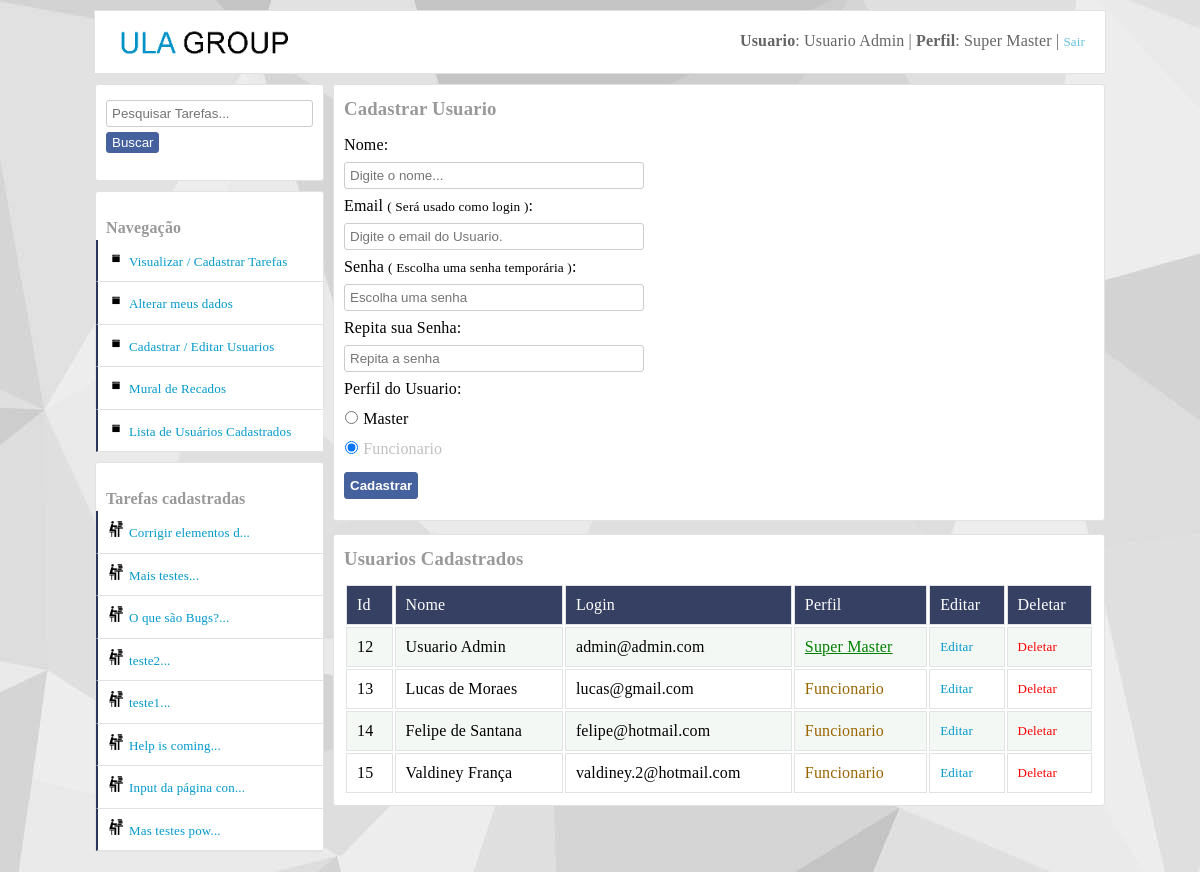
The app's page /cadastrar_usuarios.php (signed in), older data.
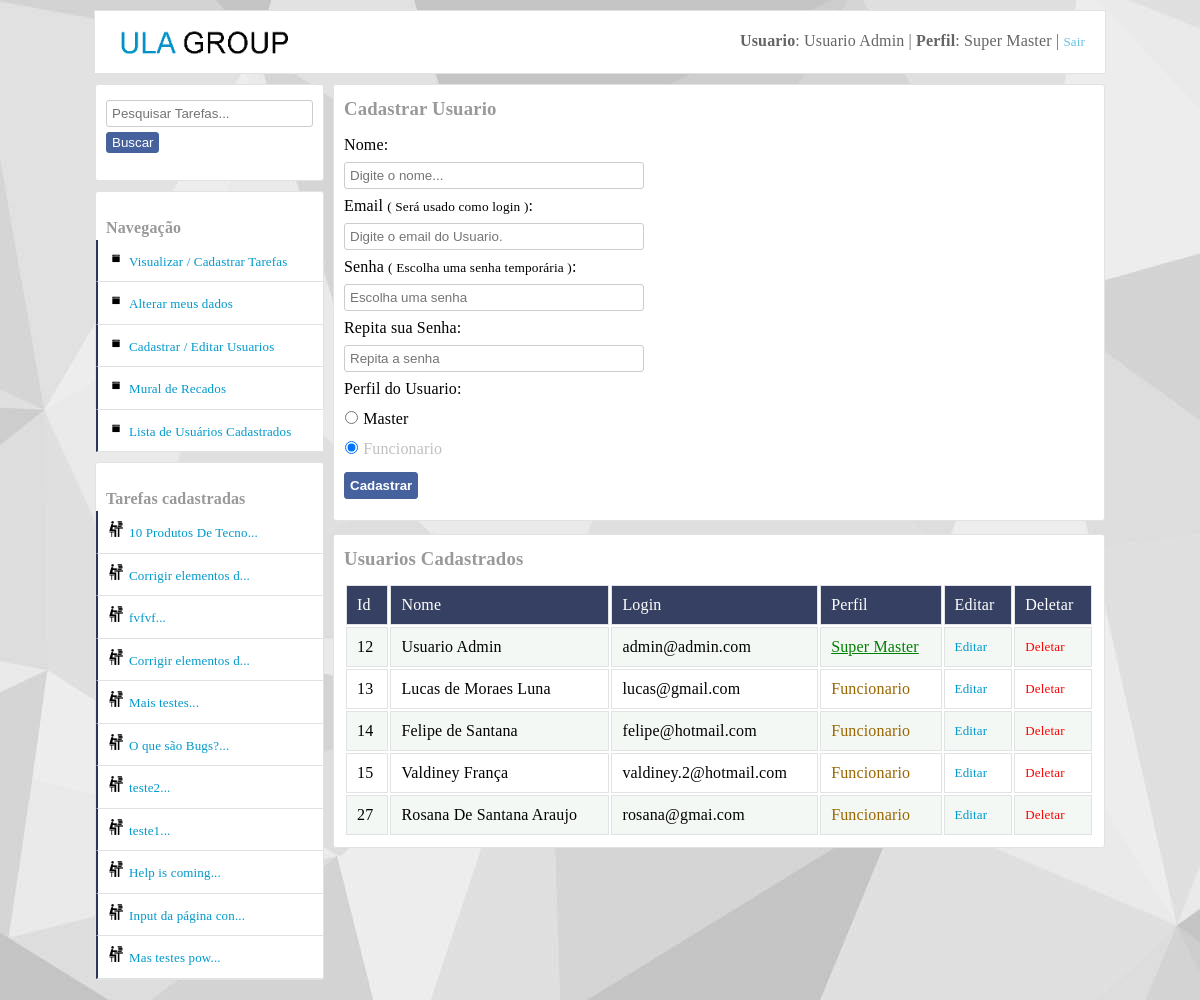
The same page, newer data.
### tables this page shows
CREATE TABLE IF NOT EXISTS `usuarios` (
  `id` int(11) NOT NULL AUTO_INCREMENT,
  `nome` varchar(40) NOT NULL,
  `login` varchar(40) NOT NULL,
  `senha` varchar(10) NOT NULL,
  `dataCadastro` varchar(10) NOT NULL,
  `perfil` int(11) NOT NULL,
  `perfil_master_master` int(11) DEFAULT NULL,
  PRIMARY KEY (`id`)
);

CREATE TABLE IF NOT EXISTS `tarefas` (
  `id` int(11) NOT NULL AUTO_INCREMENT,
  `titulo` varchar(50) NOT NULL,
  `texto` text NOT NULL,
  `vinculoUsuario` int(11) NOT NULL,
  `dataCadastro` varchar(10) NOT NULL,
  `situacao` int(11) DEFAULT NULL,
  `dataAcao` varchar(10) DEFAULT NULL,
  `criadorDaTarefa` int(11) NOT NULL,
  PRIMARY KEY (`id`),
  KEY `fk_criador_da_tarefa` (`criadorDaTarefa`),
  KEY `fk_quem_vai_fazer_a_tarefa` (`vinculoUsuario`)
);

### Container.class.php (called while the page is built, shortened)
<?php
class Container
{
	public static function getUsuario()
	{
		$usuario = new UsuarioModel(self::getConexao());
		return $usuario;
	}
	public static function getConexao()
	{
		$servidor = "false";
		if ($servidor == "true")
		{
			$conexao = new Conexao("mysql.hostinger.com.br","u592982482_ney","u592982482_ney","32402709ney");
		}
		else
		{
			$conexao = new Conexao("localhost","tarefas","root","");
		}
	    return $conexao;
	}
}

### db/Conexao.class.php (called while the page is built, shortened)
<?php
class Conexao implements ConexaoInterface
{
	private $host;
	private $db;
	private $user;
	private $password;
	public function __construct($host, $db, $user, $password)
	{
		$this->host = $host;
		$this->db = $db;
		$this->user = $user;
		$this->password = $password;
	}
	public function connect()
	{
		return new \PDO("mysql:host={$this->host};dbname={$this->db}",$this->user,$this->password);
	}
}

### layout_parts/banner.php (called while the page is built, shortened)
<?php
$usuario = Container::getUsuario();
?>

### models/UsuarioModel.class.php (called while the page is built, shortened)
<?php
class UsuarioModel
{
	private $tableName = "usuarios";
	private $db;
	public function __construct(ConexaoInterface $conexao)
	{
		$this->db = $conexao->connect();
	}
	public function listar()
	{
		$query = $this->db->prepare("select * from {$this->tableName}");
		$query->execute();
		return $query->fetchAll(PDO::FETCH_OBJ);
	}
	public function colecaoUsuarioTarefas()
	{
		$query = $this->db->prepare("select usuarios.id as idUsuario, tarefas.id as idTarefas,
        nome, login, perfil, usuarios.dataCadastro as usuarioDataDoCadastro,
        titulo, texto, tarefas.dataCadastro as tarefasDataDoCadastro,
        situacao, dataAcao, criadorDaTarefa, vinculoUsuario
        from usuarios join tarefas on tarefas.criadorDaTarefa =
        usuarios.id order by tarefas.id desc");
        $query->execute();
		return $query->fetchAll(PDO::FETCH_OBJ);
	}
}

### utilidades/functions.php (called while the page is built, shortened)
<?php
function DelimitarPorTamnho($entrada,$tamanho,$acabamento)
{
	$saida = str_split($entrada,$tamanho);
    return $saida[0].$acabamento;
}

### cadastrar_usuarios.php (the view, shortened to what the changed rows need)
<?php
require_once("layout_parts/header.php");
require_once("layout_parts/banner.php");
require_once("utilidades/functions.php");
?>
	<article class="main">
	<section class="right">
        <section class="areas">
        	<table>
            <thead>
        		<tr class="tr-top">
        			<td>Id</td>
        			<td>Nome</td>
        			<td>Login</td>
        			<td>Perfil</td>
        			<td>Editar</td>
        			<td>Deletar</td>
        		</tr>
            </thead>
            <?php foreach($usuario->listar() as $listar):
             $tipoPerfil = "";
             if ($listar->perfil == "1" and $listar->perfil_master_master != "1")
             {
                $classPerfil = "master";
             	$tipoPerfil = "Master";
             }
             elseif ($listar->perfil == "1" and $listar->perfil_master_master == "1")
             {
                $classPerfil = "master";
                $tipoPerfil = "Super Master";
             }
             else
             {
                $classPerfil = "funcionario";
             	$tipoPerfil = "Funcionario";
             }
            ?>
                <tr>
                	<td><?php echo $listar->id; ?></td>
                	<td><?php echo $listar->nome; ?></td>
                	<td><?php echo $listar->login; ?></td>
                	<td class="<?php echo $classPerfil ?>"><?php echo $tipoPerfil; ?></td>
                    <td><a href="?editar&id=<?php echo $listar->id;?>" class="editar" title="Editar o Usuario <?php echo $listar->nome; ?>">Editar</a></td>
                    <td><a href="usuario_controller.php?deletar&id=<?php echo $listar->id;?>" class="deletar" title="Deletar o Usuario <?php echo $listar->nome; ?>">Deletar</a></td>                </tr>
        	<?php endforeach; ?>
        	</table>
        </section>
	</section>
	    <?php
	      require_once("layout_parts/area_left.php");
	    ?>
	</article>
</body>
</html>

### layout_parts/area_left.php (shortened to what the changed rows need)
<div id="main-area-left">
<section class="left">
<br>
<ul id="menu-left" class="cadastrar-usuario">
	<?php foreach($usuario->colecaoUsuarioTarefas() as $listar):?>
	  <li><a class="link-arquivos" href="visualizar_tarefa_completa.php?textoCompleto&id=<?php echo $listar->idTarefas; ?>" title="<?php echo $listar->titulo . ": (" . $listar->tarefasDataDoCadastro ." )"; ?>"><?php echo DelimitarPorTamnho($listar->titulo, 20, "..."); ?></a></li>
    <?php endforeach; ?>
</ul>
</section>
</div>

Row changes from the older to the newer data that the page shows:
changed usuarios "lucas@gmail.com": nome "Lucas de Moraes" → "Lucas de Moraes Luna"
added usuarios: id "27", nome "Rosana De Santana Araujo", login "rosana@gmai.com", perfil "Funcionario"
added tarefas: titulo "10 Produtos De Tecno..."
added tarefas: titulo "Corrigir elementos d..."
added tarefas: titulo "fvfvf..."
